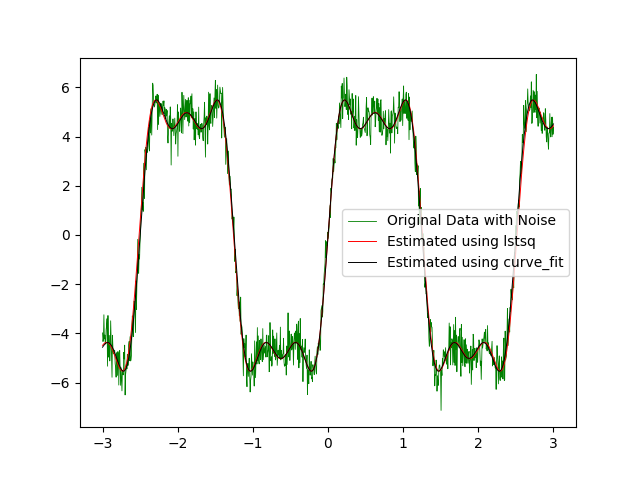

Python code for this plot:
import numpy as np
import matplotlib.pyplot as plt
from scipy.optimize import curve_fit

#Finds Time Period
def Timeperiod(X,Y,ref_point):
    l=[[],[],[]]
    count=0

    #Goes through each (X,Y)
    for i in range(len(X)):
        
        #Puts groups of X_i around ref_point such that ||Y_i-ref_point||<0.5
        #l[0] is the first cluster of X with Y around 0 and l[1] is the second
        try:
            if abs(Y[i]-ref_point)<0.5:
                c=abs(X[i]-l[count][-1])
                if c>0.05:
                    count+=1  
                l[count].append(X[i])
        except IndexError:
            l[count].append(X[i])
        
        #Distance between two Xs with same Y value is Period/2
        if count==2:
            return 2*(np.mean(l[1])-np.mean(l[0]))


#Sin Function for Least Squares Interpolation
def sin_lstsq(x,fund_freq):
    return [np.sin(p*x*1*fund_freq),np.sin(p*x*3*fund_freq),np.sin(p*x*5*fund_freq),np.ones(len(x))]

#Sin function for curve_fit
def sinfunc(x,f,c1,c2,c3,c0):
    return c1*np.sin(p*f*x)+c2*np.sin(3*p*x*f)+c3*np.sin(5*p*x*f)+c0

with open("dataset2.txt","r") as file1:
    p=2*np.pi

    x=[]
    y=[]
    
    #Reading x,y pairs from file
    lines=file1.readlines()
    for line in lines:
        data=line.split()
        x.append(float(data[0]))
        y.append(float(data[1]))
    x,y=np.array(x),np.array(y)
    
    #Finding Fundamental Frequency using Timeperiod
    fund_freq=1/Timeperiod(x,y,0)

    #Creating M matrix
    M=np.column_stack(sin_lstsq(x,fund_freq))

    #Least Squares Linear Regression with constructed M and y
    coeffs=np.linalg.lstsq(M, y, rcond=None)[0]
    
    #Curve_fit to find coefficients
    guess=(0.4,1,1,1,1)
    (f,c1,c2,c3,c0),_ = curve_fit(sinfunc, x, y,guess)

    #Print Values for Checking
    print(fund_freq,coeffs)
    print(f,c1,c2,c3,c0)
    
    #Plot all values of x,y
    plt.plot(x,y,color="green",label="Original Data with Noise",lw=0.6)
    
    #Plot Graphs obtained by curve_fit and least squares linear regression
    plt.plot(x,np.dot(coeffs,sin_lstsq(x,fund_freq)),color="red",lw=0.7,label="Estimated using lstsq") #Least Squares
    plt.plot(x,sinfunc(x,f,c1,c2,c3,c0),color="black",lw=0.7,label="Estimated using curve_fit") #curve_fit
    
    #Set legend and display graph
    plt.legend()
    plt.savefig("dataset2.pdf",format="pdf")